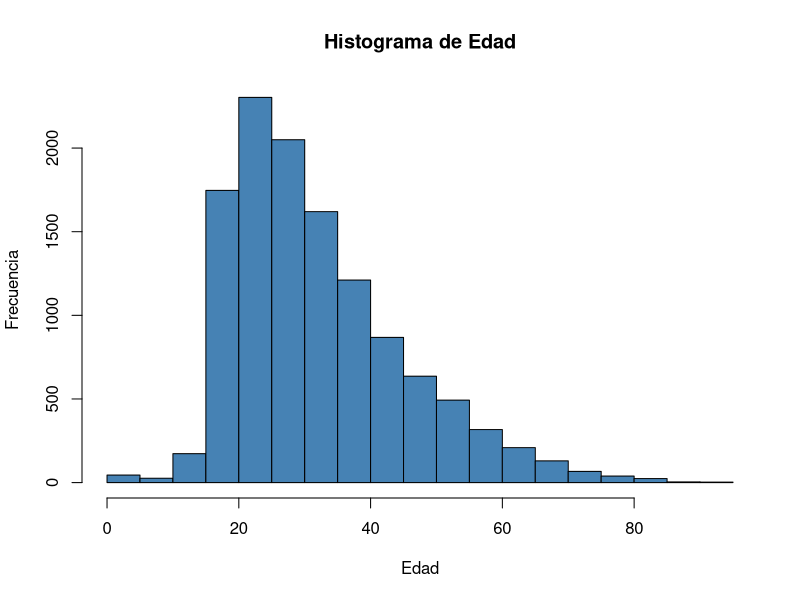
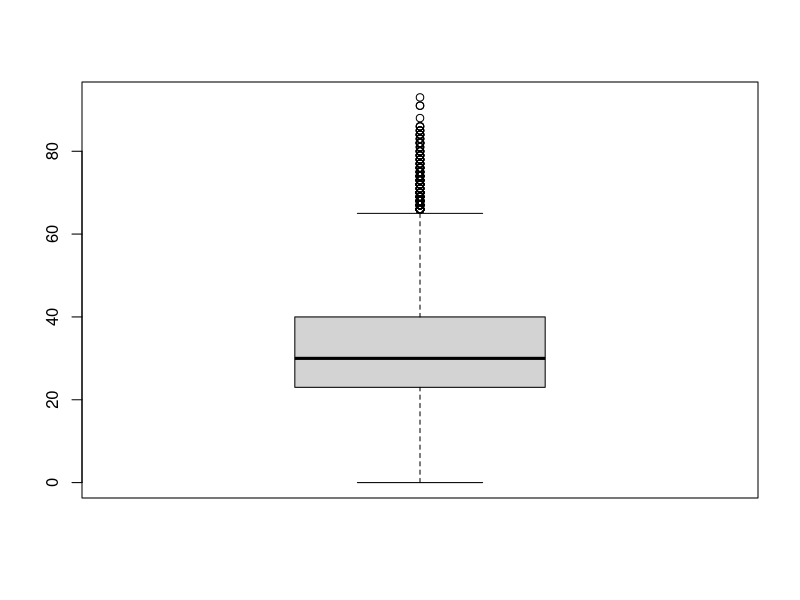
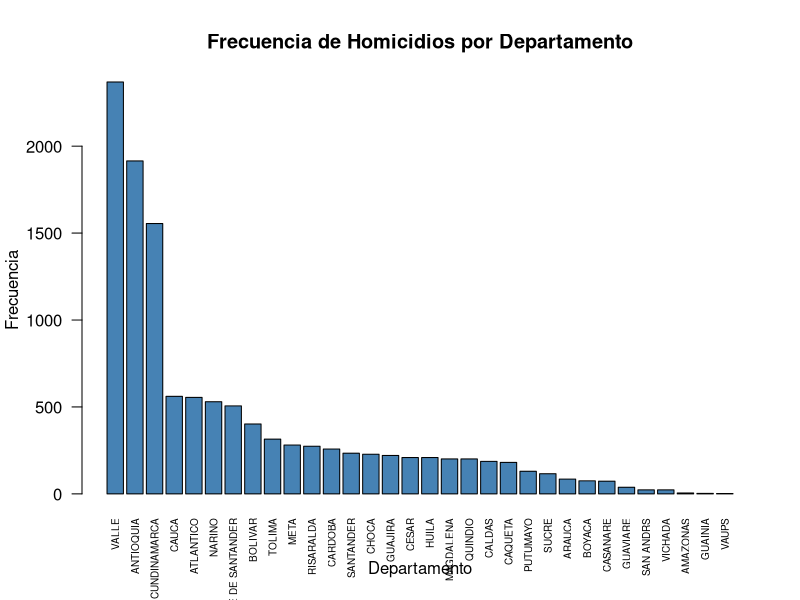
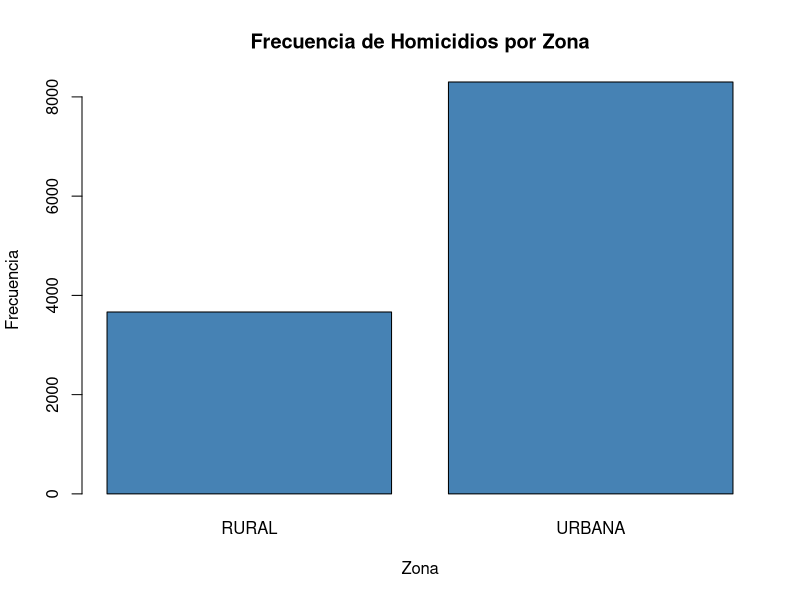
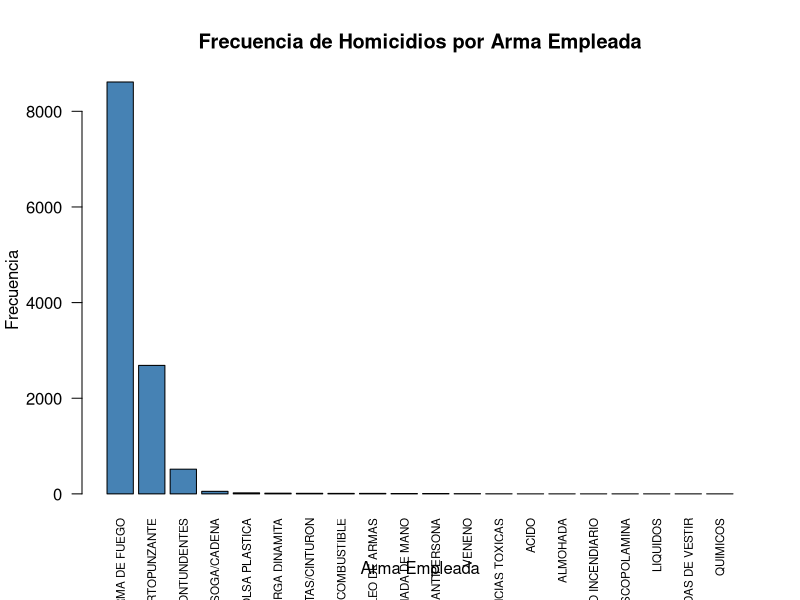
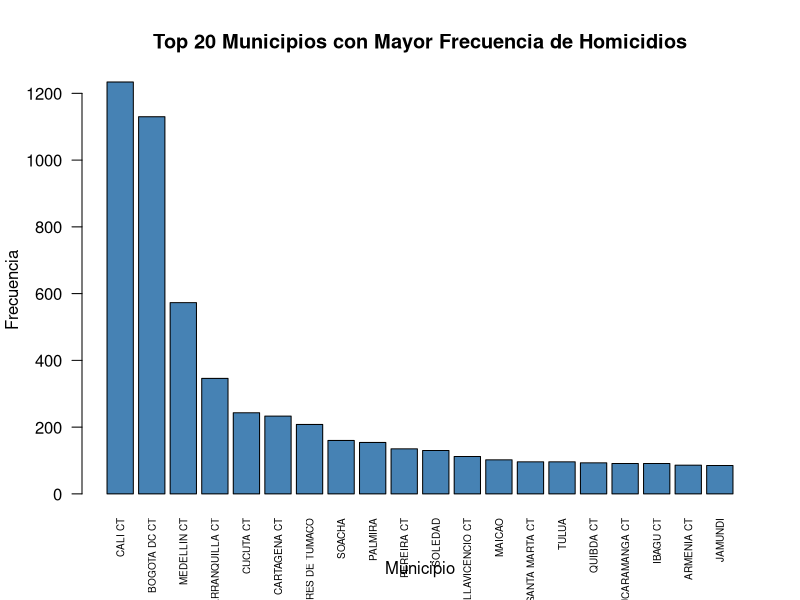
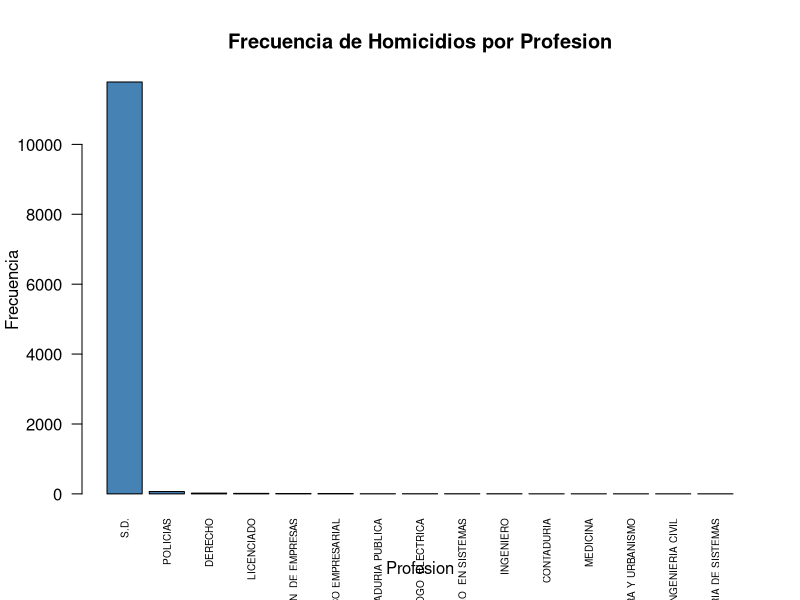
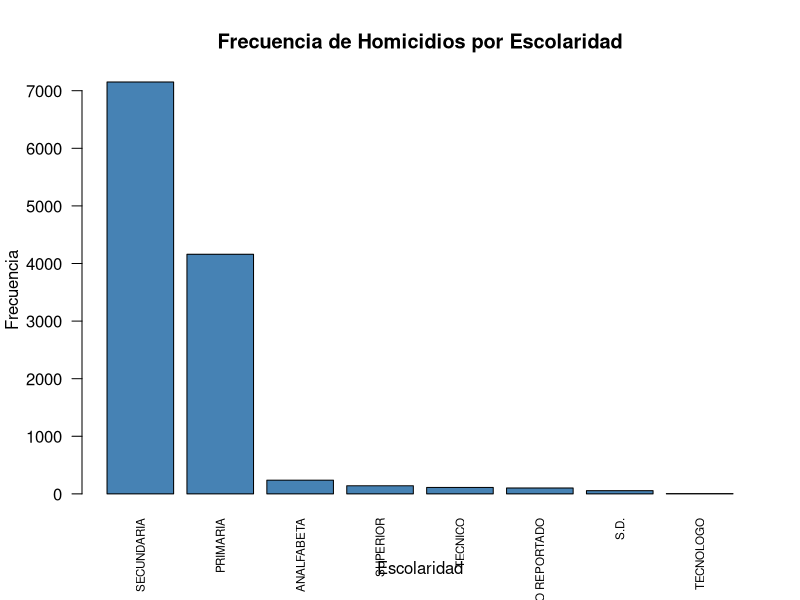

R code for these plots, in order:
## ---- chunk 1
homicidios <- read.csv("Homicidios.csv", 
                       sep = ";", 
                       fileEncoding = "Latin1", 
                      check.names = TRUE)

# --- Corrección de caracteres corruptos por encoding ---
corrupcion_map <- list(
  list(p = "\u00b5", r = "A"),   # µ → A
  list(p = "\u00d6", r = "I"),   # Ö → I
  list(p = "\u00e1", r = "O"),   # á → O
  list(p = "\u00e9", r = "U"),   # é → U
  list(p = "\u00a5", r = "N"),   # ¥ → N
  list(p = "\u00a1", r = "i"),   # ¡ → i
  list(p = "\u00a2", r = "o"),   # ¢ → o
  list(p = "\u00ff", r = ""),    # ÿ → (eliminar)
  list(p = "\x82",   r = "E"),   # Miércoles corrupto → Miercoles
  list(p = "\xa0",   r = "A")    # Sábado corrupto → Sabado
)

# Función para aplicar todas las sustituciones a un texto
fix_corrupcion <- function(x) {
  for (entry in corrupcion_map) {
    x <- gsub(entry$p, entry$r, x, fixed = TRUE, useBytes = TRUE)
  }
  Encoding(x) <- "UTF-8"
  return(x)
}

# Corregir nombres de columnas
names(homicidios) <- fix_corrupcion(names(homicidios))

# Corregir valores en todas las columnas de tipo caracter
cols_char <- sapply(homicidios, is.character)
homicidios[cols_char] <- lapply(homicidios[cols_char], fix_corrupcion)

# Corregir nombres de algunas columnas
library(dplyr)

homicidios <- homicidios %>% 
  rename(Dia = D.a, 
         Pais_Nacimiento = Pa.s.de.nacimiento,
         Profesion = Profesi.n,
         Clase_de_sitio = Clase.de.sitio,
         Arma_empleada = Arma.empleada,
         Movil_agresor = M.vil.Agresor,
         Movil_victima = M.vil.Victima,
         Estado_civil  = Estado.civil,
         Clase_de_empleado = Clase.de.empleado,
         Codigo_DANE = C.digo.DANE
         )
## ---- chunk 2
head(homicidios)
## ---- chunk 3
str(homicidios)
## ---- chunk 4
summary(homicidios)
## ---- chunk 5
# Convertir a numérico (esto generará NAs donde dice "S.D.")
homicidios$Edad <- as.numeric(as.character(homicidios$Edad))

hist(homicidios$Edad, 
     main = "Histograma de Edad", 
     xlab = "Edad", 
     ylab = "Frecuencia", 
     col = "steelblue")

boxplot(homicidios$Edad, horizontal = FALSE)
## ---- chunk 6

homicidios$Departamento <- iconv(homicidios$Departamento, to = "ASCII//TRANSLIT", sub = "")

homicidios$Departamento <- gsub("[^a-zA-Z ]", "", homicidios$Departamento)

freq_depto <- table(homicidios$Departamento)
freq_depto_sorted <- sort(freq_depto, decreasing = TRUE)

names(freq_depto_sorted) <- iconv(names(freq_depto_sorted), to = "ASCII//TRANSLIT")

barplot(freq_depto_sorted,
        main = "Frecuencia de Homicidios por Departamento",
        xlab = "Departamento",
        ylab = "Frecuencia",
        col = "steelblue",
        las = 2,
        cex.names = 0.6)
## ---- chunk 7
freq_zona <- table(homicidios$Zona)

barplot(freq_zona,
        main = "Frecuencia de Homicidios por Zona",
        xlab = "Zona",
        ylab = "Frecuencia",
        col = "steelblue")
## ---- chunk 8
freq_arma <- table(homicidios$Arma_empleada)
freq_arma_sorted <- sort(freq_arma, decreasing = TRUE)

barplot(freq_arma_sorted,
        main = "Frecuencia de Homicidios por Arma Empleada",
        xlab = "Arma Empleada",
        ylab = "Frecuencia",
        col = "steelblue",
        las = 2,
        cex.names = 0.7)
## ---- chunk 9
homicidios$Municipio <- iconv(homicidios$Municipio, to = "ASCII//TRANSLIT", sub = "")

homicidios$Municipio <- gsub("[^[:alnum:][:space:]]", "", homicidios$Municipio)

freq_municipio <- table(homicidios$Municipio)
freq_municipio_sorted <- sort(freq_municipio, decreasing = TRUE)

names(freq_municipio_sorted) <- iconv(names(freq_municipio_sorted), to = "ASCII//TRANSLIT")

barplot(head(freq_municipio_sorted, 20),
        main = "Top 20 Municipios con Mayor Frecuencia de Homicidios",
        xlab = "Municipio",
        ylab = "Frecuencia",
        col = "steelblue",
        las = 2,
        cex.names = 0.6)
## ---- chunk 10
freq_profesion <- table(homicidios$Profesion)
freq_profesion_sorted <- sort(freq_profesion, decreasing = TRUE)

names(freq_profesion_sorted) <- iconv(names(freq_profesion_sorted), to = "ASCII//TRANSLIT")

barplot(head(freq_profesion_sorted, 15),
        main = "Frecuencia de Homicidios por Profesion",
        xlab = "Profesion",
        ylab = "Frecuencia",
        col = "steelblue",
        las = 2,
        cex.names = 0.6)
## ---- chunk 11
freq_escolaridad <- table(homicidios$Escolaridad)
freq_escolaridad_sorted <- sort(freq_escolaridad, decreasing = TRUE)

barplot(freq_escolaridad_sorted,
        main = "Frecuencia de Homicidios por Escolaridad",
        xlab = "Escolaridad",
        ylab = "Frecuencia",
        col = "steelblue",
        las = 2,
        cex.names = 0.7)
## ---- chunk 12
freq_sexo <- table(homicidios$Sexo)
barplot(freq_sexo,
        main = "Frecuencia de Homicidios por Sexo",
        xlab = "Sexo",
        ylab = "Frecuencia",
        col = c("coral", "steelblue"))
## ---- chunk 13
dias_orden <- c("Lunes", "Martes", "Miercoles", "Jueves", "Viernes", "Sabado", "Domingo")
homicidios$Dia <- factor(homicidios$Dia, levels = dias_orden)

barplot(table(homicidios$Dia),
        main = "Frecuencia de Homicidios por Día de la Semana",
        xlab = "Día",
        ylab = "Frecuencia",
        col = "steelblue",
        las = 2)
## ---- chunk 14
boxplot(Edad ~ Sexo, data = homicidios,
        main = "Distribución de Edad según Sexo",
        xlab = "Sexo",
        ylab = "Edad (años)",
        col = c("coral", "steelblue"))

homicidios %>%
  group_by(Sexo) %>%
  summarise(
    Media = mean(Edad, na.rm = TRUE),
    Mediana = median(Edad, na.rm = TRUE),
    Q1 = quantile(Edad, 0.25, na.rm = TRUE),
    Q3 = quantile(Edad, 0.75, na.rm = TRUE)
  )
## ---- chunk 15

library(ggplot2)
library(dplyr)

tabla_arma_zona <- table(homicidios$Arma_empleada, homicidios$Zona)

arma_zona_df <- homicidios %>%
  filter(Arma_empleada %in% names(head(sort(table(Arma_empleada), decreasing = TRUE), 5)))

ggplot(arma_zona_df, aes(x = Arma_empleada, fill = Zona)) +
  geom_bar(position = "dodge") +
  labs(title = "Arma Empleada según Zona",
       x = "Tipo de Arma",
       y = "Frecuencia") +
  theme_minimal() +
  theme(axis.text.x = element_text(angle = 45, hjust = 1))
## ---- chunk 16
arma_edad_df <- homicidios %>%
  filter(Arma_empleada %in% c("ARMA DE FUEGO", "ARMA BLANCA / CORTOPUNZANTE", "CONTUNDENTES"))

boxplot(Edad ~ Arma_empleada, data = arma_edad_df,
        main = "Distribución de Edad según Tipo de Arma",
        xlab = "Tipo de Arma",
        ylab = "Edad (años)",
        col = c("darkred", "steelblue", "forestgreen"),
        las = 2)

## ---- chunk 17
depto_cantidad <- homicidios %>%
  group_by(Departamento) %>%
  summarise(Total_Casos = sum(Cantidad, na.rm = TRUE)) %>%
  arrange(desc(Total_Casos))

barplot(height = head(depto_cantidad$Total_Casos, 10),
        names.arg = head(depto_cantidad$Departamento, 10),
        main = "Top 10 Departamentos - Total de Homicidios",
        xlab = "Departamento",
        ylab = "Total de casos",
        col = "darkred",
        las = 2,
        cex.names = 0.7)
## ---- chunk 18
data_num <- na.omit(homicidios[, c("Edad", "Cantidad")])
matriz_cor <- cor(data_num)
library(corrplot)
corrplot(matriz_cor, 
         method = "color",
         addCoef.col = "black",
         tl.col = "black",
         title = "Matriz de Correlación: Edad vs Cantidad",
         mar = c(0,0,1,0))
## ---- chunk 19
data_grafica <- na.omit(homicidios[, c("Edad", "Cantidad")])

plot(x = data_grafica$Edad, y = data_grafica$Cantidad,
     main = "Relación entre Edad y Cantidad de Homicidios",
     xlab = "Edad de la Víctima",
     ylab = "Cantidad de Casos",
     pch = 19,      # Tipo de punto (sólido)
     col = rgb(0, 0, 1, 0.2))
## ---- chunk 20
library(ggplot2)
library(dplyr)

# Filtrar el Top 6 de departamentos para que el gráfico sea legible
top_deptos <- homicidios %>%
  group_by(Departamento) %>%
  tally(sort = TRUE) %>%
  top_n(6) %>%
  pull(Departamento)

data_filtrada <- homicidios %>% filter(Departamento %in% top_deptos)

ggplot(data_filtrada, aes(y = Arma_empleada, fill = Zona)) +
  geom_bar(position = "dodge") + 
  facet_wrap(~Departamento) +
  labs(title = "Armas empleadas por Zona en los principales Departamentos",
       x = "Cantidad de Homicidios",
       y = "Arma") +
  theme_minimal() +
  theme(legend.position = "bottom")
